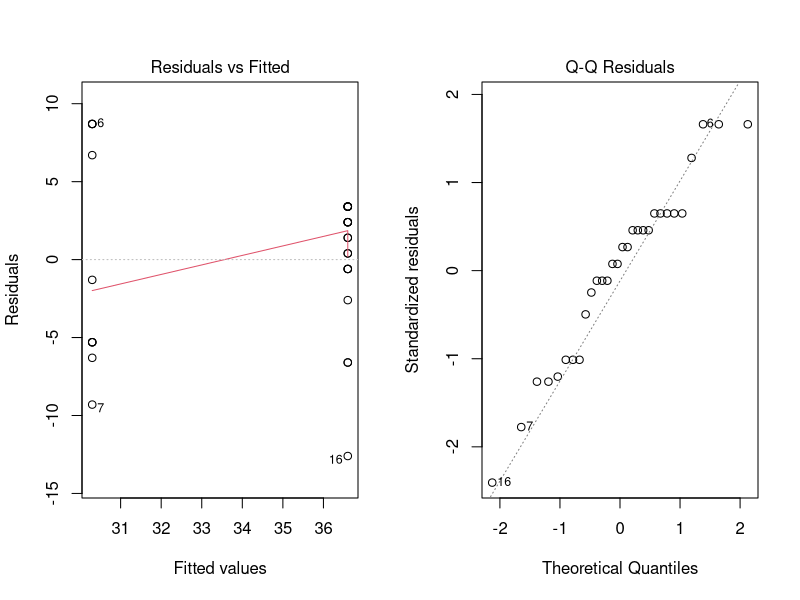
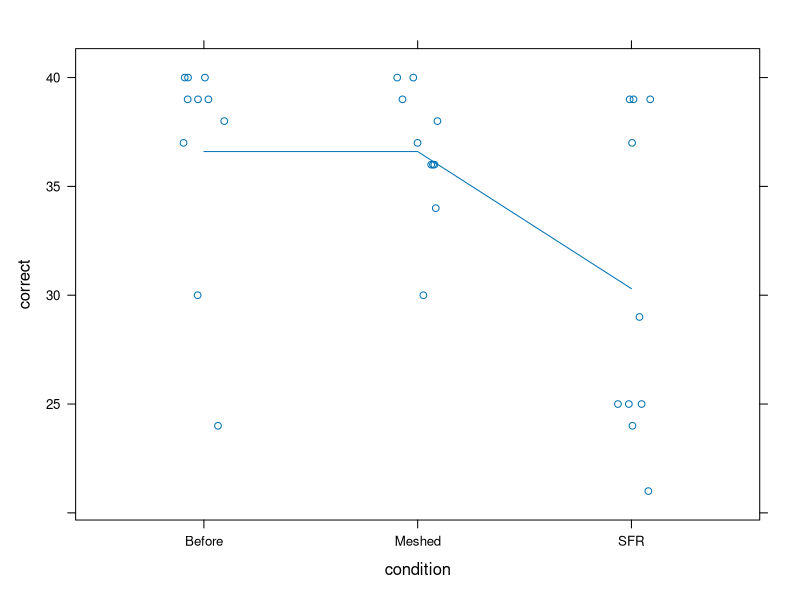
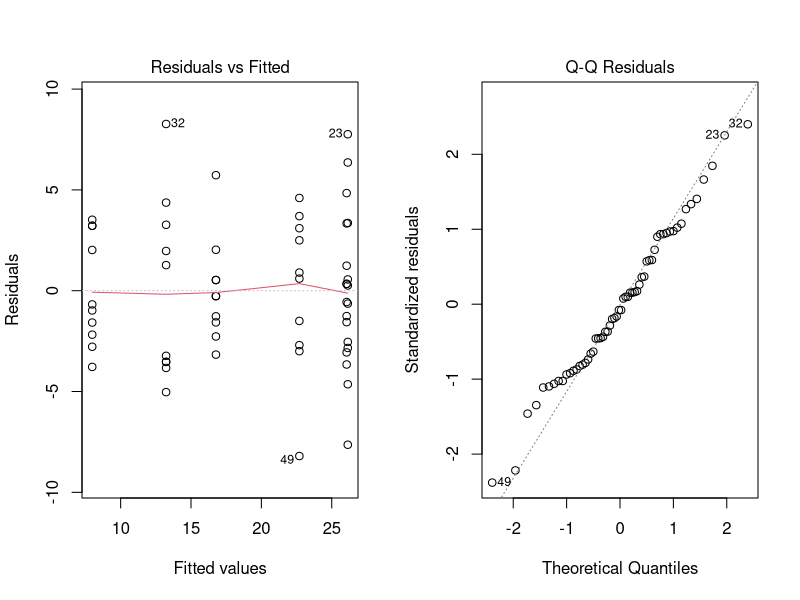
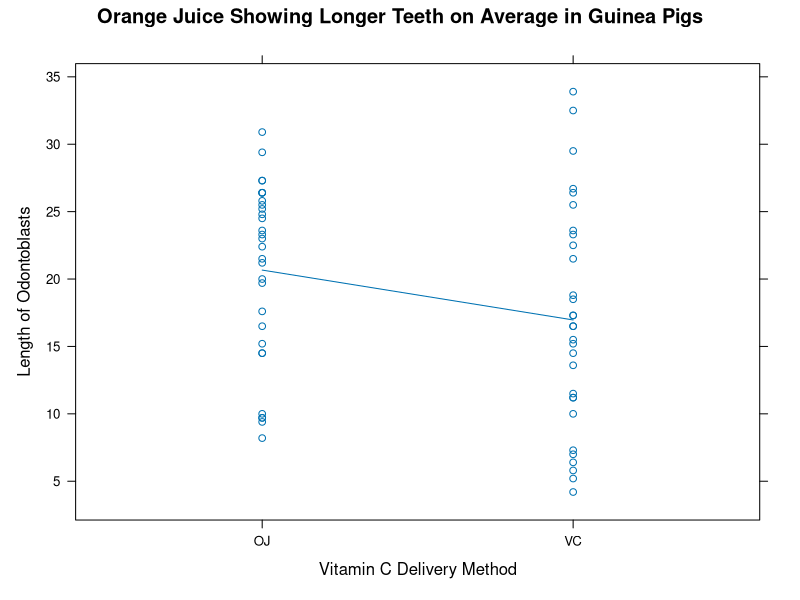
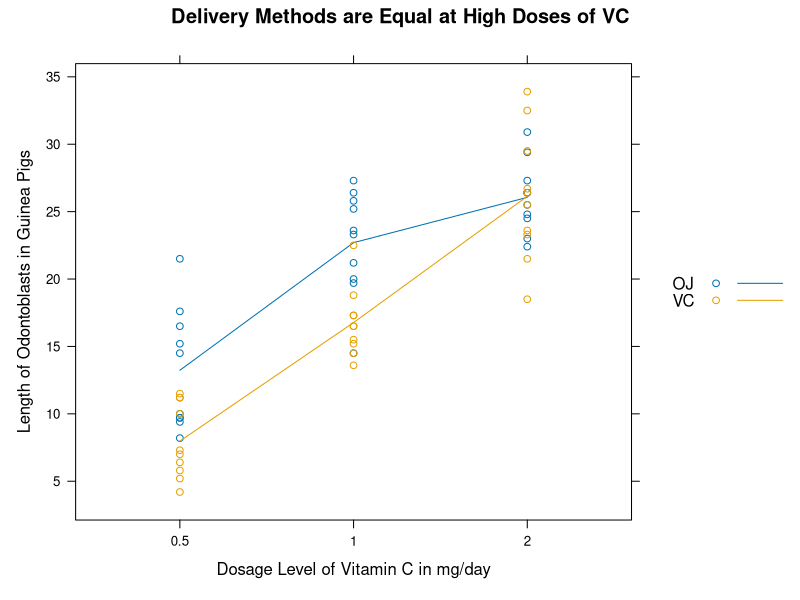
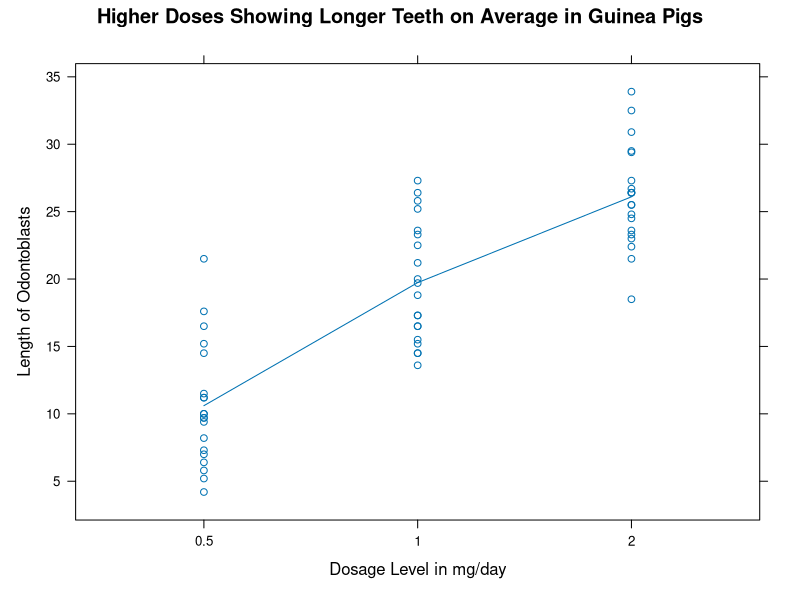
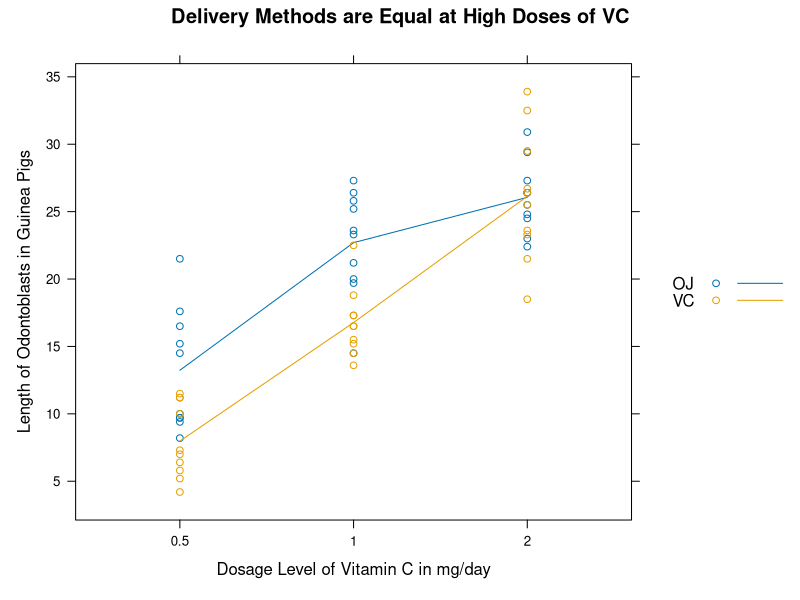

These figures' R source, in order:
## ---- chunk 1
View(warpbreaks)
## ---- chunk 2
 View(ToothGrowth) 
## ---- chunk 3
class(ToothGrowth$len)

class(ToothGrowth$supp)

class(ToothGrowth$dose)
## ---- chunk 4
# First, you may need to install the 'car' package if you don't have it
# install.packages("car") 

# You may also need to install the 'lattice' package for the xyplot
# install.packages("lattice")

# Load the required libraries
library(car)
library(lattice)

# 1. Run the ANOVA and store it in an object
friendly.aov <- aov(correct ~ condition, data=Friendly)

# 2. Get the ANOVA summary table (this gives you the p-value, F-stat, and Df)
summary(friendly.aov)

# 3. Set up the plotting window to show two plots side-by-side
par(mfrow=c(1,2))

# 4. Create the two assumption-checking plots
plot(friendly.aov, which=1:2)

# 5. Create the plot showing the group means
xyplot(correct ~ condition, data=Friendly, jitter.x=TRUE, type=c("p","a"))
## ---- chunk 5
### ----------------------------------------------------
### PART 1: BACKGROUND & ANOVA TEST
### ----------------------------------------------------

# Load the built-in ToothGrowth dataset
data(ToothGrowth)

# ---
# ❓ TO ANSWER THE BACKGROUND QUESTIONS
# Run this line to open the help file.
# The 'Description' section will tell you the vitamin and the animal.
?ToothGrowth
# ---


# ---
# 📊 TO RUN THE ANOVA & GET DF/P-VALUES
#
# The 'dose' column is numeric (0.5, 1.0, 2.0).
# For a 2-way ANOVA, we must convert it to a factor (a category)
# just as the instructions hinted.
ToothGrowth$dose <- as.factor(ToothGrowth$dose)

# Now, run the 2-way ANOVA.
# We are modeling length (len) based on supplement (supp), dose,
# and the interaction between them (supp * dose).
tooth_aov <- aov(len ~ supp * dose, data = ToothGrowth)

# Print the summary table. This table has all your Df and p-values!
print(summary(tooth_aov))
# ---


# ---
# 📖 HOW TO READ THE 'summary(tooth_aov)' OUTPUT:
#
# Your console will show a table.
#
# 1. Degrees of Freedom (Df):
#    - Look at the 'Df' column.
#    - The value in the 'supp' row is the Df for supplement.
#    - The value in the 'dose' row is the Df for dose.
#    - The value in the 'supp:dose' row is the Df for the interaction.
#
# 2. P-values ('Pr(>F)' column):
#    - The value in the 'supp' row is the p-value for supplement.
#    - The value in the 'dose' row is the p-value for dose (it should match the one in your quiz).
#    - The value in the 'supp:dose' row is the p-value for the interaction.
# ---


### ----------------------------------------------------
### PART 2: DIAGNOSTIC PLOTS
### ----------------------------------------------------

# Set the plot window to show two plots (1 row, 2 columns)
par(mfrow = c(1, 2))

# Create the two diagnostic plots
# Plot 1: Residuals vs. Fitted (this is the one you need for 'A')
# Plot 2: Normal Q-Q
plot(tooth_aov, which = 1:2)

# Reset the plot window to the default
par(mfrow = c(1, 1))
# ---

# ---
# ❓ TO FIND THE VALUE OF 'A':
#
# Look at the *first* plot that appears (titled "Residuals vs. Fitted").
# Your assignment says: "state the value of 'A' as shown in the x-axis".
# You will need to find this value 'A' by looking at the x-axis ("Fitted values")
# of the plot you just generated.
# ---
## ---- chunk 6
# 1. Load the 'lattice' library, which contains the 'xyplot' function
library(lattice)

# 2. Run the plot code exactly as it's written in your assignment
# This will generate the plot you need to find the value of "A"
xyplot(len ~ supp, data=ToothGrowth, type=c("p","a"), 
       main="Orange Juice Showing Longer Teeth on Average in Guinea Pigs", 
       ylab="Length of Odontoblasts", 
       xlab="Vitamin C Delivery Method")

# 3. Run this code to get the "numerical summary table"
# This calculates the average (mean) tooth length for each supplement type
tapply(ToothGrowth$len, ToothGrowth$supp, mean)
## ---- chunk 7
# Calculates the mean length for each dose level
# Make sure you have already run ToothGrowth$dose <- as.factor(ToothGrowth$dose)
tapply(ToothGrowth$len, ToothGrowth$dose, mean)
## ---- chunk 8
# Load the lattice package (if you haven't already)
library(lattice)

# Create the interaction plot
xyplot( len ~ dose, data=ToothGrowth, groups=supp, type=c("p","a"), 
        auto.key=TRUE, 
        main="Delivery Methods are Equal at High Doses of VC", 
        ylab="Length of Odontoblasts in Guinea Pigs", 
        xlab="Dosage Level of Vitamin C in mg/day")
## ---- chunk 9
# Calculates the mean length for each supplement type
tapply(ToothGrowth$len, ToothGrowth$supp, mean)
## ---- chunk 10
# Load the lattice package (if you haven't already)
library(lattice)

# 1. This creates the plot you need to find "A"
xyplot( len ~ dose, data=ToothGrowth, type=c("p","a"), 
        main="Higher Doses Showing Longer Teeth on Average in Guinea Pigs", 
        ylab="Length of Odontoblasts", xlab="Dosage Level in mg/day")

# 2. This computes the numerical summaries for the table
# It will give you the missing value for dose 1.0
tapply(ToothGrowth$len, ToothGrowth$dose, mean)
## ---- chunk 11
# Load the lattice package (if you haven't already)
library(lattice)

# 1. This creates the interaction plot
# The auto.key=TRUE will create the legend you need for "A" and "B"
xyplot( len ~ dose, data=ToothGrowth, groups=supp, type=c("p","a"), 
        auto.key=TRUE, 
        main="Delivery Methods are Equal at High Doses of VC", 
        ylab="Length of Odontoblasts in Guinea Pigs", 
        xlab="Dosage Level of Vitamin C in mg/day")

# 2. This computes the numerical summaries for the final, detailed table
tapply(ToothGrowth$len, list(ToothGrowth$supp, ToothGrowth$dose), mean)
